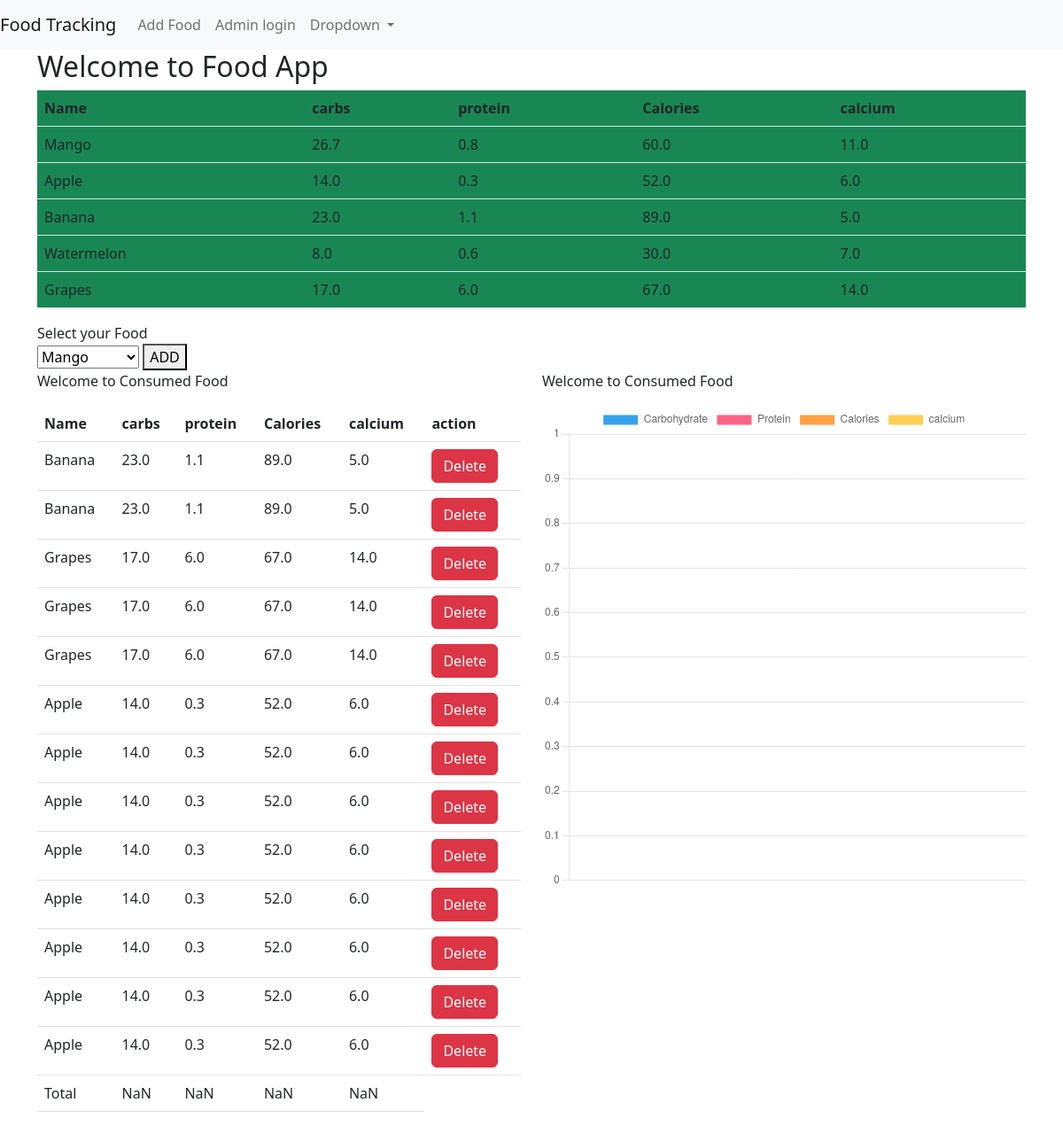
Page /home (signed in) on the committed database.
### FoodApp/models.py (models this page shows, shortened)
class Food(models.Model):
    name=models.CharField(max_length=30)
    carbs=models.FloatField()
    protein=models.FloatField()
    calories=models.FloatField()
    calcium=models.FloatField()

class Consume_Food(models.Model):
    user=models.ForeignKey(User,on_delete=models.CASCADE)
    food_consumed=models.ForeignKey(Food,on_delete=models.CASCADE)

### FoodApp/views.py (the view)
# urls.py: path('home', views.Home, name='home'),
def Home(request):
    if request.method =='POST':
        consumed_food=request.POST.get('food_consumed')
        consume=Food.objects.get(name=consumed_food)
        user=request.user
        consume=Consume_Food(user=user,food_consumed=consume)
        consume.save()
        food=Food.objects.all()
    else:
        food=Food.objects.all()
    consumed_food=Consume_Food.objects.filter(user=request.user)
    return render(request, 'Homepage.html', {'food': food,'consume_food':consumed_food})

### FoodApp/templates/Homepage.html (shortened to what this page needs)
{% extends 'base.html' %}
{% block content %}
<div class="container">
    <h2> Welcome to Food App</h2>
    <table class="table table-stripe bg-success">
        <thead>
            <tr>
                <th scope="col">Name</th>
                <th scope="col">carbs</th>
                <th scope="col">protein</th>
                <th scope="col">Calories</th>
                <th scope="col">calcium</th>
            </tr>
        </thead>
        <tbody>
            {%for f in food %}
            <tr>
                <td>{{f.name}}</td>
                <td>{{f.carbs}}</td>
                <td>{{f.protein}}</td>
                <td>{{f.calories}}</td>
                <td>{{f.calcium}}</td>
            </tr>
            {% endfor %}
        </tbody>
    </table>
    <div <h3>Select your Food</h3>
        <form action="home" method="post">
            <select id="food_consumed" name="food_consumed">
                {%for f in food %}
                <option value="{{f.name}}">{{f.name}}</option>
                {% endfor%}
            </select>
            <button type="submit">ADD</button>
        </form>
        <div class="row">
            <div class="col-md-6">
                <p>Welcome to Consumed Food</p>
                <table class="table table-stripe " id="table">
                    <thead>
                        <tr>
                            <th scope="col">Name</th>
                            <th scope="col">carbs</th>
                            <th scope="col">protein</th>
                            <th scope="col">Calories</th>
                            <th scope="col">calcium</th>
                            <th>action</th>
                        </tr>
                    </thead>
                    <tbody>
                        {% for f in consume_food %}
                        <tr>
                            <td>{{f.food_consumed.name}}</td>
                            <td>{{f.food_consumed.carbs}}</td>
                            <td>{{f.food_consumed.protein}}</td>
                            <td>{{f.food_consumed.calories}}</td>
                            <td>{{f.food_consumed.calcium}}</td>
                            <td><a href="{% url 'delFood' f.id %}" class='btn btn-danger'>Delete</a></td>
                        </tr>
                        {% endfor %}
                        <tr>
                            <td>Total</td>
                            <td id='carbs'><b></b></td>
                            <td id='pro'><b></b></td>
                            <td id='cal'><b></b></td>
                            <td id='calcium'><b></b></td>
                        </tr>
                    </tbody>
                </table>
            </div>
            <div class="col-md-6">
                <p>Welcome to Consumed Food </p>
                <div>
                    <canvas id="myChart"></canvas>
                </div>
            </div>
        </div>
        <script type="text/javascript">
            var table = document.getElementById("table");
            var carbs = 0, protein = 0, calories = 0, calcium = 0;//variables
            for (var i = 1; i < table.rows.length - 1; i++) {
                console.log(table.rows[i].cells[1].innerHTML);
                carbs = carbs + parseFloat(table.rows[i].cells[1].innerHTML);
                protein = protein + parseFloat(table.rows[i].cells[2].innerHTML);
                calories = calories + parseFloat(table.rows[i].cells[3].innerHTML);
                calcium = calcium + parseFloat(table.rows[i].cells[4].innerHTML);
            }
            console.log(carbs);
            document.getElementById('carbs').innerHTML = carbs;
            document.getElementById('pro').innerHTML = protein;
            document.getElementById('cal').innerHTML = calories;
            document.getElementById('calcium').innerHTML = calcium;
            const ctx = document.getElementById('myChart');
            var tot_nutrient = carbs + protein + calories + calcium;
            carnsper = (carbs / tot_nutrient * 100);
            proteinper = (protein / tot_nutrient * 100);
            caloriesper = (calories / tot_nutrient * 100);
            calciumper = (calcium / tot_nutrient * 100);
            new Chart(ctx, {
                type: 'doughnut',
                data: {
                    labels: ['Carbohydrate', 'Protein', 'Calories', 'calcium'],
                    datasets: [{
                        label: '# of Votes',
                        data: [carnsper, proteinper,caloriesper, calciumper ],
                        borderWidth: 1
                    }]
                },
                options: {
                    scales: {
                        y: {
                            beginAtZero: true
                        }
                    }
                }
            });
        </script>
        {% endblock %}

### FoodApp/templates/base.html (shortened to what this page needs)
<!DOCTYPE html>
{% load static %}
<html lang="en">
<head>
    <link href="{% static 'css/bootstrap.min.css'%}" rel='stylesheet'>
</head>
<body>
    <nav class="navbar navbar-expand-lg navbar-light bg-light">
        <a class="navbar-brand" href="#">Food Tracking</a>
        <div class="collapse navbar-collapse" id="navbarSupportedContent">
            <ul class="navbar-nav mr-auto">
                <li class="nav-item active">
                    <a class="nav-link" href="#">Add Food </a>
                </li>
                <li class="nav-item">
                    <a class="nav-link" href="{%url 'loadlogin'%}">Admin login</a>
                </li>
                <li class="nav-item dropdown">
                    <a class="nav-link dropdown-toggle" href="#" id="navbarDropdown" role="button"
                        data-toggle="dropdown" aria-haspopup="true" aria-expanded="false">
                        Dropdown
                    </a>
                </li>
            </ul>
        </div>
    </nav>
    {% block content %}
    {% endblock %}
</body>
</html>

### rows in the picture
Food: name "Mango", carbs "26.7", protein "0.8", calories "60.0", calcium "11.0"
Food: name "Apple", carbs "14.0", protein "0.3", calories "52.0", calcium "6.0"
Food: name "Banana", carbs "23.0", protein "1.1", calories "89.0", calcium "5.0"
Food: name "Watermelon", carbs "8.0", protein "0.6", calories "30.0", calcium "7.0"
Food: name "Grapes", carbs "17.0", protein "6.0", calories "67.0", calcium "14.0"
Consume_Food: food_consumed.name "Banana", food_consumed.carbs "23.0", food_consumed.protein "1.1", food_consumed.calories "89.0", food_consumed.calcium "5.0"
Consume_Food: food_consumed.name "Banana", food_consumed.carbs "23.0", food_consumed.protein "1.1", food_consumed.calories "89.0", food_consumed.calcium "5.0"
Consume_Food: food_consumed.name "Grapes", food_consumed.carbs "17.0", food_consumed.protein "6.0", food_consumed.calories "67.0", food_consumed.calcium "14.0"
Consume_Food: food_consumed.name "Grapes", food_consumed.carbs "17.0", food_consumed.protein "6.0", food_consumed.calories "67.0", food_consumed.calcium "14.0"
Consume_Food: food_consumed.name "Grapes", food_consumed.carbs "17.0", food_consumed.protein "6.0", food_consumed.calories "67.0", food_consumed.calcium "14.0"
Consume_Food: food_consumed.name "Apple", food_consumed.carbs "14.0", food_consumed.protein "0.3", food_consumed.calories "52.0", food_consumed.calcium "6.0"
Consume_Food: food_consumed.name "Apple", food_consumed.carbs "14.0", food_consumed.protein "0.3", food_consumed.calories "52.0", food_consumed.calcium "6.0"
Consume_Food: food_consumed.name "Apple", food_consumed.carbs "14.0", food_consumed.protein "0.3", food_consumed.calories "52.0", food_consumed.calcium "6.0"
Consume_Food: food_consumed.name "Apple", food_consumed.carbs "14.0", food_consumed.protein "0.3", food_consumed.calories "52.0", food_consumed.calcium "6.0"
Consume_Food: food_consumed.name "Apple", food_consumed.carbs "14.0", food_consumed.protein "0.3", food_consumed.calories "52.0", food_consumed.calcium "6.0"
Consume_Food: food_consumed.name "Apple", food_consumed.carbs "14.0", food_consumed.protein "0.3", food_consumed.calories "52.0", food_consumed.calcium "6.0"
Consume_Food: food_consumed.name "Apple", food_consumed.carbs "14.0", food_consumed.protein "0.3", food_consumed.calories "52.0", food_consumed.calcium "6.0"
Consume_Food: food_consumed.name "Apple", food_consumed.carbs "14.0", food_consumed.protein "0.3", food_consumed.calories "52.0", food_consumed.calcium "6.0"

### other values in the picture
form field food_consumed "Mango"
